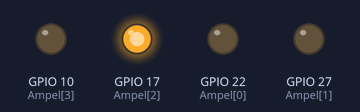
Simulated run of this program. Board: Raspberry Pi (BCM pin numbers). Shown: output pins drawn as LEDs (lit = HIGH). What the program prints to the terminal is not drawn.

Above: at 1.0 s.
At 2.3 s:
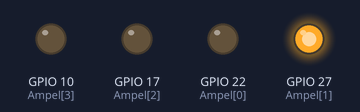
At 3.32 s:
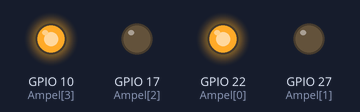
At 4.4 s:
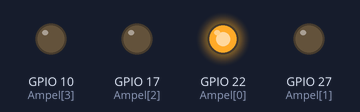
At 5.1 s:
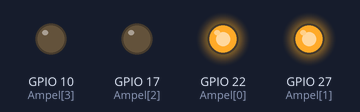
Timing chart, 0 to 7.0 s (numbered marks = the images above):
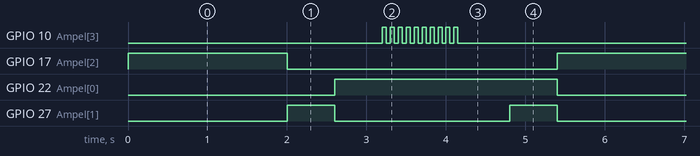

The program:

ampel102.py
```python
import RPi.GPIO as GPIO
import time
GPIO.setmode(GPIO.BCM)
rot = 0
gelb = 1
gruen = 2
blau = 3
Ampel=[22,27,17,10]
GPIO.setup(Ampel[rot], GPIO.OUT, initial=False)
GPIO.setup(Ampel[gelb], GPIO.OUT, initial=False)
GPIO.setup(Ampel[gruen], GPIO.OUT, initial=True)
GPIO.setup(Ampel[blau], GPIO.OUT, initial=False)
print("Strg+C beendet das Programm")
try:
    while True:
        time.sleep(2)
        GPIO.output(Ampel[gruen],False)
        GPIO.output(Ampel[gelb],True)
        time.sleep(0.6)
        GPIO.output(Ampel[gelb],False)
        GPIO.output(Ampel[rot],True)
        time.sleep(0.6)
        for i in range(10):
            GPIO.output(Ampel[blau],True)
            time.sleep(0.05)
            GPIO.output(Ampel[blau],False)
            time.sleep(0.05)
        time.sleep(0.6)
        GPIO.output(Ampel[gelb],True)
        time.sleep(0.6)
        GPIO.output(Ampel[gelb],False)
        GPIO.output(Ampel[rot],False)
        GPIO.output(Ampel[gruen],True)
except:
    GPIO.cleanup()
```

Measured:
- by itself, GPIO 10 (Ampel[3]): repeats every 5.4 s: 9 × (LOW 0.05 s, HIGH 0.05 s), LOW 4.5 s, HIGH 0.05 s
- by itself, GPIO 17 (Ampel[2]): alternates HIGH for 2.0 s and LOW for 3.4 s
- by itself, GPIO 22 (Ampel[0]): alternates HIGH for 2.8 s and LOW for 2.6 s
- by itself, GPIO 27 (Ampel[1]): alternates HIGH for 0.60 s and LOW for 2.2 s
